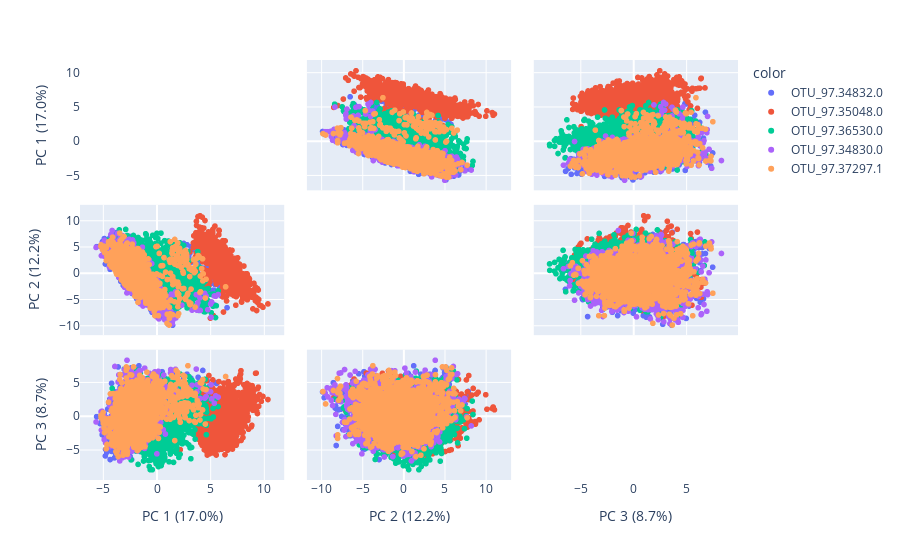

Notebook code for this chart:
### Code cell
import numpy as np
import pandas as pd
import plotly.express as px
from sklearn.decomposition import PCA


# df_tax = pd.read_csv(taxonomy_path, delimiter='\t', header=None)

reference_path = '/Users/nmb127/Documents/vamb_data/data/airways/reference.tsv'
df_ref = pd.read_csv(reference_path, delimiter='\t', header=None)

latent = np.load('/Users/nmb127/Documents/vamb/latent_trained.npy')

pca = PCA()
components = pca.fit_transform(latent[mask])
labels = {
    str(i): f"PC {i+1} ({var:.1f}%)"
    for i, var in enumerate(pca.explained_variance_ratio_ * 100)
}

fig = px.scatter_matrix(
    components,
    labels=labels,
    dimensions=range(3),
    color=classes_order[mask],
)
fig.update_traces(diagonal_visible=False)
fig.show()

### Figure 1 — Plotly figure (JSON) as saved in the notebook; plotly's stock layout.template omitted (floating-point values rounded to 4 significant figures; data arrays with more than 128 entries replaced by an {"elided": "..."} marker saying what was removed)
{"data": [{"diagonal": {"visible": false}, "dimensions": [{"axis": {"matches": true}, "label": "PC 1 (17.0%)", "values": {"elided": "3028 float values"}}, {"axis": {"matches": true}, "label": "PC 2 (12.2%)", "values": {"elided": "3028 float values"}}, {"axis": {"matches": true}, "label": "PC 3 (8.7%)", "values": {"elided": "3028 float values"}}], "hovertemplate": "color=OTU_97.34832.0<br>%{xaxis.title.text}=%{x}<br>%{yaxis.title.text}=%{y}<extra></extra>", "legendgroup": "OTU_97.34832.0", "marker": {"color": "#636efa", "symbol": "circle"}, "name": "OTU_97.34832.0", "showlegend": true, "type": "splom"}, {"diagonal": {"visible": false}, "dimensions": [{"axis": {"matches": true}, "label": "PC 1 (17.0%)", "values": {"elided": "2175 float values"}}, {"axis": {"matches": true}, "label": "PC 2 (12.2%)", "values": {"elided": "2175 float values"}}, {"axis": {"matches": true}, "label": "PC 3 (8.7%)", "values": {"elided": "2175 float values"}}], "hovertemplate": "color=OTU_97.35048.0<br>%{xaxis.title.text}=%{x}<br>%{yaxis.title.text}=%{y}<extra></extra>", "legendgroup": "OTU_97.35048.0", "marker": {"color": "#EF553B", "symbol": "circle"}, "name": "OTU_97.35048.0", "showlegend": true, "type": "splom"}, {"diagonal": {"visible": false}, "dimensions": [{"axis": {"matches": true}, "label": "PC 1 (17.0%)", "values": {"elided": "3296 float values"}}, {"axis": {"matches": true}, "label": "PC 2 (12.2%)", "values": {"elided": "3296 float values"}}, {"axis": {"matches": true}, "label": "PC 3 (8.7%)", "values": {"elided": "3296 float values"}}], "hovertemplate": "color=OTU_97.36530.0<br>%{xaxis.title.text}=%{x}<br>%{yaxis.title.text}=%{y}<extra></extra>", "legendgroup": "OTU_97.36530.0", "marker": {"color": "#00cc96", "symbol": "circle"}, "name": "OTU_97.36530.0", "showlegend": true, "type": "splom"}, {"diagonal": {"visible": false}, "dimensions": [{"axis": {"matches": true}, "label": "PC 1 (17.0%)", "values": {"elided": "2290 float values"}}, {"axis": {"matches": true}, "label": "PC 2 (12.2%)", "values": {"elided": "2290 float values"}}, {"axis": {"matches": true}, "label": "PC 3 (8.7%)", "values": {"elided": "2290 float values"}}], "hovertemplate": "color=OTU_97.34830.0<br>%{xaxis.title.text}=%{x}<br>%{yaxis.title.text}=%{y}<extra></extra>", "legendgroup": "OTU_97.34830.0", "marker": {"color": "#ab63fa", "symbol": "circle"}, "name": "OTU_97.34830.0", "showlegend": true, "type": "splom"}, {"diagonal": {"visible": false}, "dimensions": [{"axis": {"matches": true}, "label": "PC 1 (17.0%)", "values": {"elided": "2148 float values"}}, {"axis": {"matches": true}, "label": "PC 2 (12.2%)", "values": {"elided": "2148 float values"}}, {"axis": {"matches": true}, "label": "PC 3 (8.7%)", "values": {"elided": "2148 float values"}}], "hovertemplate": "color=OTU_97.37297.1<br>%{xaxis.title.text}=%{x}<br>%{yaxis.title.text}=%{y}<extra></extra>", "legendgroup": "OTU_97.37297.1", "marker": {"color": "#FFA15A", "symbol": "circle"}, "name": "OTU_97.37297.1", "showlegend": true, "type": "splom"}], "layout": {"dragmode": "select", "legend": {"title": {"text": "color"}, "tracegroupgap": 0}, "margin": {"t": 60}}}
